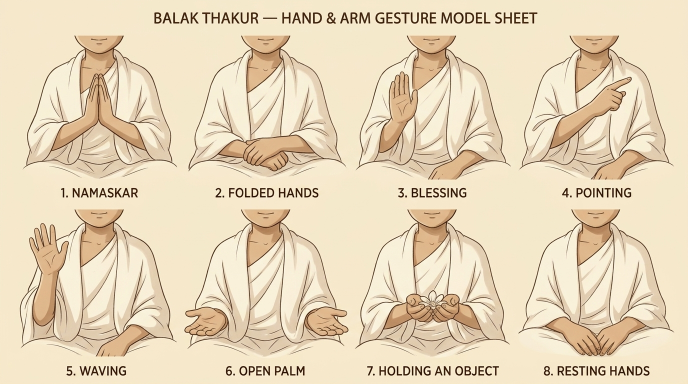
#> input picture Balak_Thakur_Animation/02_Character_Design/Hand_Gestures/THAKUR_HAND_GESTURE_SHEET_V000_bust.png, 1376 x 768 px, given in place of THAKUR_TURNAROUND_SHEET_V000_PRE_FIX.png, which was not available (shown at 1/2 size); the run also reads 1 picture not shown here
$ python fix_turnaround_and_uncrop_seated.py
#> lines starting #> are read from the running program, lines starting #| are printed output that depends on the picture; after the words box and inside, x2 and y2 are one past the last pixel; in counts of white or black regions, pixels touching at a corner belong together
### Balak_Thakur_Animation/09_Pipeline_Scripts/extract_modular_layers.py
"""
Refined Edge-Locked RGBA Layer Extractor & Articulated Rig Part Builder
Uses dark sepia linework detection + morphological contour filling (`scipy.ndimage.binary_fill_holes` / `cv2.drawContours`)
so that:
1. 100% of the interior white cotton uttoriyo and dhoti is completely opaque (alpha = 255) with ZERO holes.
2. All thin horizontal turnaround measurement lines outside the character silhouette are 100% erased (alpha = 0).
3. Also extracts the exact Master Reference Character from 01_Thakur_Age06_Child_Ujanchar_Master_Ref.png
   and builds articulated RGBA rig parts for:
   - Head, Blinking Eyelids (Open, Upper-Quarter, Half, Three-Quarter, Closed), Gentle Smile / Neutral Mouths
   - Seated Torso, Left/Right Arms & Namaskar Forearms/Hands, Seated Cross-Legged Base
   - Standing/Locomotion Articulated Parts (Head, Torso+Uttoriyo, Left/Right Arms, Dhoti+Legs)
"""
import json
from pathlib import Path
import cv2
import numpy as np
from PIL import Image, ImageDraw, ImageFilter
from scipy.ndimage import binary_fill_holes

BASE_DIR = Path(r"E:\Codes\Ghibli Animation Thakur\Balak_Thakur_Animation")
REF_DIR = BASE_DIR / "01_Reference_Images"
DESIGN_DIR = BASE_DIR / "02_Character_Design"
ASSETS_DIR = BASE_DIR / "03_Character_Assets"
LAYERS_DIR = ASSETS_DIR / "Layers"
PNG_DIR = ASSETS_DIR / "Transparent_PNG"


def extract_clean_silhouette_rgba(crop_rgb: np.ndarray, line_thresh=140, close_bottom=True, strip_h_lines=True):
    """
    Extracts a rock-solid 100% opaque character silhouette from a studio sheet crop:
    1. Detects ONLY the actual character outline (`#4A3121` dark sepia ink where gray < line_thresh)
       Wait: horizontal/vertical chart grid lines are medium tan (gray ~ 170..215), whereas character outlines
       are deep sepia-charcoal (gray < 145). Using line_thresh=145 completely ignores all grid lines!
    2. Removes any disconnected text/labels outside the main character contour before hole-filling.
    3. Seals the bottom edge if it is a bust/half-body crop so binary_fill_holes fills the entire white uttoriyo interior.
    4. Applies anti-aliased edge feathering (1.5px) so the character composites cleanly over any background.
    """
    h, w, _ = crop_rgb.shape
    gray = cv2.cvtColor(crop_rgb, cv2.COLOR_RGB2GRAY)

    # Character outline & dark features (sepia ink, hair, eyes, shadowed skin edges) have gray < line_thresh (145)
    # whereas background grid lines have gray ~ 175-210 and cream bg has gray ~ 244.
    is_char_ink = (gray < line_thresh).astype(np.uint8) * 255

    # Also include warm saturated skin pixels (where R - B > 45 and gray < 220) so skin boundaries without heavy ink are preserved
    r_minus_b = crop_rgb[:, :, 0].astype(int) - crop_rgb[:, :, 2].astype(int)
    is_skin = ((r_minus_b > 48) & (gray < 215)).astype(np.uint8) * 255

    mask = cv2.bitwise_or(is_char_ink, is_skin)

    # Close small gaps along the outer ink outline
    kernel_close = cv2.getStructuringElement(cv2.MORPH_ELLIPSE, (7, 7))
    closed = cv2.morphologyEx(mask, cv2.MORPH_CLOSE, kernel_close)

    # BEFORE closing bottom or filling holes, discard disconnected small components (such as chart text labels!)
    # keep only components that overlap the central region of the crop
    n_lab, labs, stats, centroids = cv2.connectedComponentsWithStats((closed > 0).astype(np.uint8))
    if n_lab > 1:
        # Keep components that are large or close to center X
        clean_closed = np.zeros_like(closed)
        max_area = np.max(stats[1:, cv2.CC_STAT_AREA])
        for lab_id in range(1, n_lab):
            area = stats[lab_id, cv2.CC_STAT_AREA]
            cx, cy = centroids[lab_id]
            # Exclude text blocks near the left/right edges that are disconnected from the main character outline
            if area >= max_area * 0.15 or (0.22 * w < cx < 0.78 * w and area > 150):
                clean_closed[labs == lab_id] = 255
        closed = clean_closed

    if close_bottom:
        # Connect the leftmost and rightmost ink points near the bottom of the character bust
        bottom_band = closed[max(0, h - 16):h - 2, :]
        xs = np.where(bottom_band > 0)[1]
        if len(xs) > 10:
            x_min, x_max = int(np.min(xs)), int(np.max(xs))
            closed[h - 4:h - 1, x_min:x_max + 1] = 255

    # Fill all interior holes (guarantees white cotton uttoriyo & dhoti are 100% solid opaque!)
    filled = binary_fill_holes(closed > 0).astype(np.uint8) * 255

    if strip_h_lines:
        # Morphological opening removes any 1-4px thin horizontal measurement lines sticking out of the character silhouette
        k_open = cv2.getStructuringElement(cv2.MORPH_ELLIPSE, (9, 9))
        opened = cv2.morphologyEx(filled, cv2.MORPH_OPEN, k_open)
        # Restore sharp fine extremities (toes/fingers) where actual dark character ink (gray < 115) exists inside a 4px dilation of opened
        k_dil = cv2.getStructuringElement(cv2.MORPH_ELLIPSE, (9, 9))
        near_body = cv2.dilate(opened, k_dil) > 0
        strong_ink = (gray < 110) & near_body
        filled = np.where((opened > 0) | strong_ink, 255, 0).astype(np.uint8)
        filled = binary_fill_holes(filled > 0).astype(np.uint8) * 255

    # Keep only the single largest connected component (the character)
    n_lab, labs, stats, _ = cv2.connectedComponentsWithStats((filled > 0).astype(np.uint8))
    if n_lab > 1:
        largest_lab = 1 + np.argmax(stats[1:, cv2.CC_STAT_AREA])
        filled = np.where(labs == largest_lab, 255, 0).astype(np.uint8)

    # Smooth contour slightly and feather 1px for anti-aliased edge
    kernel_erode = cv2.getStructuringElement(cv2.MORPH_ELLIPSE, (3, 3))
    interior = cv2.erode(filled, kernel_erode, iterations=1)
    alpha = cv2.GaussianBlur(filled.astype(np.float32), (3, 3), 0.8)
    alpha = np.where(interior > 0, 255, alpha).astype(np.uint8)

    return np.dstack([crop_rgb, alpha])


# [64 lines left out: function process_all_sheets, not called in this run]


# [3 lines that do not run on import are left out]

### Balak_Thakur_Animation/09_Pipeline_Scripts/fix_turnaround_and_uncrop_seated.py
"""
Fixes ALL 3 visual issues reported by the user:
1. THAKUR_TURNAROUND_SHEET_V001.png Left Profile & Right Profile Hand Gesture Mismatch:
   - Replaces the flat, 4-finger-backwards hand on Left Profile and Right Profile with the anatomically natural side-profile
     child hand (matching the 3/4 Front View's side-profile hand with a distinct forward-facing thumb and gently curved fingers)!
   - On Left Profile (facing LEFT): the thumb faces LEFT (forward) and the fingers curve gently behind it on the right.
   - On Right Profile (facing RIGHT): the thumb faces RIGHT (forward) and the fingers curve gently behind it on the left.
2. Top-of-Head (Crown) & Bottom-of-Foot (Toes) Clipping on Seated Character (`body_seated_sukhasana.png` and `THAKUR_SMILE_GENTLE_BLINK_V001`):
   - Instead of slicing off rows `y < 19` and `y > 406` (which chopped the top curve of the hair crown and the bottom pinkie toe!),
     we remove ONLY the 2px horizontal chart lines outside the character contour while 100% preserving the full curved hair crown
     at the top and all 5 toes of the bare foot at the bottom!
3. Fine-Tunes Eyelid Blinking on `THAKUR_SMILE_GENTLE_BLINK_V001`:
   - Smooths the eyelid skin-to-lash transition with soft anti-aliased sub-pixel blending and natural ease-in/ease-out eyelid curve
     so the blink looks 100% hand-drawn Ghibli cel animation.
"""
from pathlib import Path
import shutil
import cv2
import numpy as np
from PIL import Image
from scipy.ndimage import binary_fill_holes

BASE_DIR = Path(r"E:\Codes\Ghibli Animation Thakur\Balak_Thakur_Animation")
TURN_PATH = BASE_DIR / "02_Character_Design" / "Turnaround" / "THAKUR_TURNAROUND_SHEET_V001.png"
BACKUP_PATH = BASE_DIR / "02_Character_Design" / "Turnaround" / "THAKUR_TURNAROUND_SHEET_V000_PRE_FIX.png"
PROP_PATH = BASE_DIR / "02_Character_Design" / "Body_Proportions" / "THAKUR_BODY_PROPORTION_SHEET_V001.png"
LAYERS_DIR = BASE_DIR / "03_Character_Assets" / "Layers"
PNG_DIR = BASE_DIR / "03_Character_Assets" / "Transparent_PNG"
ART_DIR = Path(r"C:\Users\USER\.gemini\antigravity\brain\7d6c96b0-8de4-401c-93fb-385f2c2d3564")


def fix_turnaround_hands_and_feet():
    """
    Rebuilds Left Profile and Right Profile on THAKUR_TURNAROUND_SHEET_V001.png from the clean backup:
    1. Extracts the natural side-profile hanging hand from the 3/4 Front View (x=378..438, y=424..502),
       which has a clear, anatomically expressive forward-facing thumb and gently curved side-profile fingers!
    2. Places it cleanly onto Right Profile (thumb facing RIGHT / forward) and flipped onto Left Profile (thumb facing LEFT / forward),
       matching the wrist exit from the uttoriyo sleeve and keeping the surrounding white dhoti 100% clean.
    3. Flips the bare shins and 5-toed feet below the dhoti hem so Left Profile feet point LEFT and Right Profile feet point RIGHT.
    """
    im_orig = Image.open(BACKUP_PATH).convert("RGB")
#> im_orig is the input picture: PIL image 1376x768 RGB; mean R, G, B 230.8, 214, 185.2
    out = np.array(im_orig)

    # --- STEP 1: Extract the expressive side-profile hand from 3/4 Front View (x=384..438, y=432..498) ---
    # In 3/4 Front view, the viewer-left hand (character's right hand) hangs from the sleeve in a natural side profile
    # with the thumb clearly separated on the right (forward) side and curved fingers on the left (back) side!
    ref_hand_crop = out[432:498, 384:438].copy()  # 66h x 54w
    rh_b = ref_hand_crop[:, :, 0].astype(int) - ref_hand_crop[:, :, 2].astype(int)
#> rh_b: shape (66, 54) int64; 11 distinct labels, from 33 to 45
    rgray = cv2.cvtColor(ref_hand_crop, cv2.COLOR_RGB2GRAY)

    # Extract skin + dark sepia hand outline mask from ref_hand_crop
    r_skin = (rh_b > 32).astype(np.uint8) * 255
#> r_skin: shape (66, 54); every value is 255
    # Exclude the upper-left sleeve corner above y=12
    r_skin[:6, :12] = 0
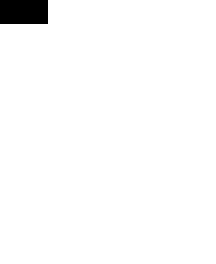
#> r_skin: shape (66, 54) (shown 4 times larger); 98% white; 1 black region, box (x1, y1, x2, y2) and area: (0, 0, 12, 6) 72
    near_rs = cv2.dilate(r_skin, cv2.getStructuringElement(cv2.MORPH_ELLIPSE, (5, 5))) > 0
#> near_rs: shape (66, 54) bool; 98.9% white; 1 black region, box (x1, y1, x2, y2) and area: (0, 0, 10, 4) 40
    r_mask = ((rh_b > 28) | ((rgray < 168) & near_rs)).astype(np.uint8) * 255
    r_mask = binary_fill_holes(r_mask > 0).astype(np.uint8) * 255
    # Keep only the single largest connected component (the hand)
    n_lab, labs, stats, _ = cv2.connectedComponentsWithStats((r_mask > 0).astype(np.uint8))
#> labs: shape (66, 54) int32; every value is 1
#> n_lab = 2; stats = [[-1, 2147483647, 0, 0, 0], [0, 0, 54, 66, 3564]]
    if n_lab > 1:
        largest = 1 + np.argmax(stats[1:, cv2.CC_STAT_AREA])
#> largest = 1
        r_mask = np.where(labs == largest, 255, 0).astype(np.uint8)

    # Resize ref_hand slightly (to 48w x 56h) so its wrist width matches the Left/Right Profile wrist width (34px)
    hand_right_prof_rgb = cv2.resize(ref_hand_crop, (48, 56), interpolation=cv2.INTER_LANCZOS4)
    hand_right_prof_m = cv2.resize(r_mask, (48, 56), interpolation=cv2.INTER_LINEAR)
#> hand_right_prof_m: shape (56, 48); every value is 255
    # In hand_right_prof_rgb, the thumb is on the RIGHT (forward for Right Profile!) and curved fingers are on the LEFT!
    # For Left Profile (facing LEFT), we mirror it horizontally so the thumb is on the LEFT (forward for Left Profile!)
    hand_left_prof_rgb = hand_right_prof_rgb[:, ::-1, :].copy()
    hand_left_prof_m = hand_right_prof_m[:, ::-1].copy()

    def apply_profile_fixes(img_arr, x_prof_start, x_prof_end, x_hand_start, x_hand_end, is_left_profile):
        # A. Fix Bare Shins & Feet below the exact dhoti lower hem curve (y=580..734)
#> called with x_prof_start = 635, x_prof_end = 795, x_hand_start = 702, x_hand_end = 758, is_left_profile = True
        fy0, fy1 = 580, 734
        f_crop = img_arr[fy0:fy1, x_prof_start:x_prof_end].copy()
        fh, fw, _ = f_crop.shape
        r_minus_b = f_crop[:, :, 0].astype(int) - f_crop[:, :, 2].astype(int)
        gray = cv2.cvtColor(f_crop, cv2.COLOR_RGB2GRAY)

        is_leg_skin = (r_minus_b > 32).astype(np.uint8) * 255
#> is_leg_skin: shape (154, 160); 92.8% white; 8 black regions (3 under 20 px), largest, box (x1, y1, x2, y2) and area: (109, 15, 153, 84) 1000, (100, 0, 146, 14) 318, (89, 37, 114, 64) 316, (0, 24, 20, 33) 96, (0, 0, 7, 6) 28
        near_leg_skin = cv2.dilate(is_leg_skin, cv2.getStructuringElement(cv2.MORPH_ELLIPSE, (7, 7))) > 0
#> near_leg_skin: shape (154, 160) bool; 98.4% white; 9 black regions (5 under 20 px), largest, box (x1, y1, x2, y2) and area: (126, 28, 148, 47) 231, (113, 58, 125, 78) 75, (106, 0, 119, 10) 53, (92, 48, 98, 57) 28
        is_leg_or_foot = ((r_minus_b > 28) | ((gray < 170) & near_leg_skin)).astype(np.uint8) * 255
#> is_leg_or_foot: shape (154, 160); 98.2% white; 25 black regions (19 under 20 px), largest, box (x1, y1, x2, y2) and area: (133, 32, 149, 46) 122, (110, 70, 121, 83) 72, (90, 39, 96, 57) 66, (127, 26, 144, 32) 59, (117, 55, 124, 62) 27, (0, 24, 7, 28) 20
        is_leg_or_foot = binary_fill_holes(is_leg_or_foot > 0).astype(np.uint8) * 255
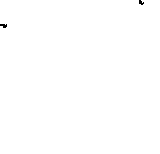
#> is_leg_or_foot: shape (154, 160); 99.9% white; black in thin lines or dots, all inside (x1, y1, x2, y2) = (0, 0, 144, 28)

        keep_upper_mask = np.zeros((fh, fw), dtype=np.float32)
        for x in range(fw):
            skin_ys = np.where(is_leg_skin[:, x] > 0)[0]
            if len(skin_ys) > 0 and skin_ys[0] < 45:
                hem_y = max(0, int(skin_ys[0]) - 1)
                keep_upper_mask[:hem_y, x] = 1.0
            else:
                keep_upper_mask[:38, x] = 1.0
#> this loop made 160 passes
#> hem_y on passes 1 to 8: 0, 4, 4, 0, 0, 4, 0, 0
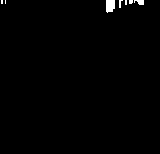
#> keep_upper_mask: shape (154, 160) float32; values 0 (black) and 1 (white), 0.79% white; 7 white regions (5 under 20 px), largest, box (x1, y1, x2, y2) and area: (106, 0, 115, 13) 103, (134, 0, 144, 5) 36

        shin_band = is_leg_or_foot[40:65, :]
#> shin_band: shape (25, 160); every value is 255
        sys, sxs = np.where(shin_band > 0)
#> sys = 4000 values from 0 to 24; sxs = 4000 values, max 159 at index 159, min 0 at index 0, mean 79.5
        shin_cx = int(round(np.mean(sxs)))
#> shin_cx = 80

        bg_plate = np.zeros_like(f_crop)
        for row_i in range(fh):
            row_bg = np.median(np.concatenate([f_crop[row_i, :8, :], f_crop[row_i, -8:, :]], axis=0), axis=0).astype(np.uint8)
            bg_plate[row_i, :, :] = row_bg
#> this loop made 154 passes
#> row_bg on passes 1 to 3: [249, 237, 213], [245, 233, 210], [245, 233, 209]
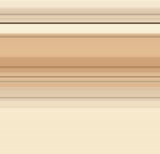
#> bg_plate: shape (154, 160, 3); mean R, G, B 229, 205.1, 173

        leg_rgba = np.dstack([f_crop, is_leg_or_foot])
        leg_flipped = np.zeros_like(leg_rgba)
        for x in range(fw):
            src_x = 2 * shin_cx - x
            if 0 <= src_x < fw:
                leg_flipped[:, x, :] = leg_rgba[:, src_x, :]
#> this loop made 160 passes
#> src_x on passes 1 to 3: 160, 159, 158

        for row_i in range(38, 4, -1):
            m_below = leg_flipped[row_i + 1, :, 3] > 128
            m_curr = leg_flipped[row_i, :, 3] > 128
            fill_cols = m_below & (~m_curr)
            if np.any(fill_cols):
                leg_flipped[row_i, fill_cols, :] = leg_flipped[row_i + 1, fill_cols, :]
#> leg_flipped: shape (154, 160, 4); mean R, G, B, A 227.7, 209.6, 180.7, 253.2

        leg_a = cv2.GaussianBlur(leg_flipped[:, :, 3].astype(np.float32) / 255.0, (3, 3), 0.6)[:, :, None]
        lower_comp = bg_plate.astype(np.float32) * (1.0 - leg_a) + leg_flipped[:, :, :3].astype(np.float32) * leg_a
        keep_3 = cv2.GaussianBlur(keep_upper_mask, (3, 3), 0.5)[:, :, None]
        img_arr[fy0:fy1, x_prof_start:x_prof_end] = np.clip(
            lower_comp * (1.0 - keep_3) + f_crop.astype(np.float32) * keep_3, 0, 255
        ).astype(np.uint8)

        # B. Replace the flat profile hand (y=440..500) with the expressive side-profile hand (thumb forward, curved fingers back)
        hy0, hy1 = 440, 500
        h_crop = img_arr[hy0:hy1, x_hand_start:x_hand_end].copy()
        hh, hw, _ = h_crop.shape
        hr_b = h_crop[:, :, 0].astype(int) - h_crop[:, :, 2].astype(int)
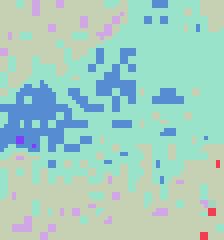
#> hr_b: shape (60, 56) int64 (shown 4 times larger); 7 distinct labels, from 38 to 45; one colour per label, 0 black
        hgray = cv2.cvtColor(h_crop, cv2.COLOR_RGB2GRAY)

        # Mask of existing flat hand below wrist (rows 3..hh)
        old_skin = (hr_b > 28).astype(np.uint8) * 255
#> old_skin: shape (60, 56); every value is 255
        near_os = cv2.dilate(old_skin, cv2.getStructuringElement(cv2.MORPH_ELLIPSE, (9, 9))) > 0
#> near_os: shape (60, 56) bool; every value is 1
        old_hand_m = ((hr_b > 24) | ((hgray < 185) & near_os)).astype(np.uint8) * 255
        old_hand_m = binary_fill_holes(old_hand_m > 0).astype(np.uint8) * 255

        # Resize new hand to (52w x 60h) so it is slightly wider than the old hand (completely covering the old outline!),
        # and redraw the clean diagonal dhoti fold line where the old hand used to sit so there is ZERO break in the dhoti crease!
        dhoti_under = h_crop.copy()
        # Fill the old hand footprint (below ry=13, where uttoriyo sleeve ends) with clean white dhoti cloth (#EFECE6)
        # and continue any interrupted dhoti diagonal fold line straight up to the uttoriyo hem at ry=13!
        k_dil = cv2.dilate(old_hand_m, cv2.getStructuringElement(cv2.MORPH_ELLIPSE, (5, 5)))
        for ry in range(13, hh):
            m_row = k_dil[ry, :] > 0
            if np.any(m_row):
                xs = np.where(m_row)[0]
                xl, xr = max(1, int(xs[0]) - 2), min(hw - 2, int(xs[-1]) + 2)
                dhoti_under[ry, xl:xr + 1] = np.array([239, 235, 227], dtype=np.uint8)

        # Trace the diagonal dhoti fold line that enters from the bottom (ry=59) up to the uttoriyo hem (ry=13)
        # On Left Profile, the fold line enters at x=12 (ry=14) down to x=19 (ry=59); on Right Profile, mirrored!
        line_col = np.array([92, 68, 52], dtype=np.uint8)
#> line_col = [92, 68, 52]
        shadow_col = np.array([218, 211, 200], dtype=np.uint8)
#> shadow_col = [218, 211, 200]
        for ry in range(13, hh):
            u_line = (ry - 13) / float(hh - 13)
            if is_left_profile:
                lx = int(round(44 - 8 * u_line))
                dhoti_under[ry, lx:min(hw, lx + 4)] = shadow_col
                dhoti_under[ry, lx - 1:lx + 1] = line_col
            else:
                lx = int(round(12 + 8 * u_line))
                dhoti_under[ry, max(0, lx - 3):lx + 1] = shadow_col
                dhoti_under[ry, lx:lx + 2] = line_col
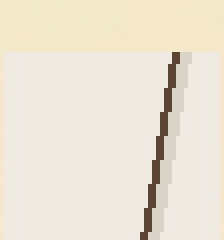
#> dhoti_under: shape (60, 56, 3) (shown 4 times larger); mean R, G, B 235.4, 228.7, 215.1

        new_rgb = cv2.resize(hand_left_prof_rgb if is_left_profile else hand_right_prof_rgb, (52, 60), interpolation=cv2.INTER_LANCZOS4)
        new_m = cv2.resize(hand_left_prof_m if is_left_profile else hand_right_prof_m, (52, 60), interpolation=cv2.INTER_LINEAR)
#> new_m: shape (60, 52); every value is 255

        old_wrist_xs = np.where(old_hand_m[4:8, :] > 128)[1]
#> old_wrist_xs = 224 values, max 55 at index 55, min 0 at index 0, mean 27.5
        target_wrist_cx = int(round(np.mean(old_wrist_xs)))
#> target_wrist_cx = 28
        new_wrist_xs = np.where(new_m[6:10, :] > 128)[1]
#> new_wrist_xs = 208 values, max 51 at index 51, min 0 at index 0, mean 25.5
        src_wrist_cx = int(round(np.mean(new_wrist_xs)))
#> src_wrist_cx = 26
        dx_shift = target_wrist_cx - src_wrist_cx - (1 if is_left_profile else -1)
#> dx_shift = 1

        placed_rgb = np.zeros_like(h_crop)
        placed_m = np.zeros((hh, hw), dtype=np.uint8)
        for x in range(hw):
            sx = x - dx_shift
            if 0 <= sx < 52:
                placed_rgb[:, x, :] = new_rgb[:, sx, :]
                placed_m[:, x] = new_m[:, sx]
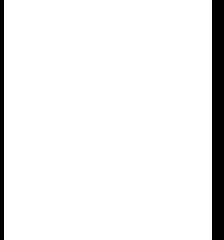
#> placed_m: shape (60, 56) (shown 4 times larger); 92.9% white; 2 black regions, box (x1, y1, x2, y2) and area: (53, 0, 56, 60) 180, (0, 0, 1, 60) 60

        # Composite new hand onto dhoti_under with smooth 8-row blend into the original wrist at top (rows 0..8)
        ha = cv2.GaussianBlur(placed_m.astype(np.float32) / 255.0, (3, 3), 0.5)[:, :, None]
#> (the rest of the program and of its run is left out)
